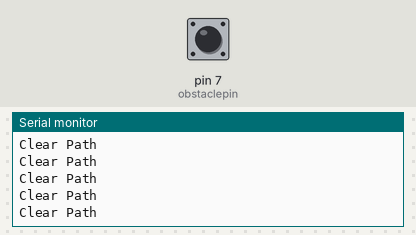
Recording of a sketch running on a simulated Arduino Uno, built with avr-gcc and run on an emulated ATmega328P. Parts: the last lines printed to the serial monitor. The test bench sets the inputs (shaded band); at power-on: pin 7 (obstaclepin) LOW.

Above: at 1.2 s.
1.3 s: pin 7 (obstaclepin) driven HIGH
At 2.2 s:
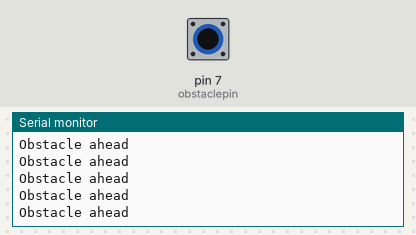
3.2 s: pin 7 (obstaclepin) driven LOW
At 4.0 s:
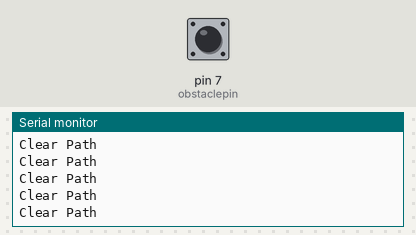
6.2 s: pin 7 (obstaclepin) driven HIGH
At 7.3 s:
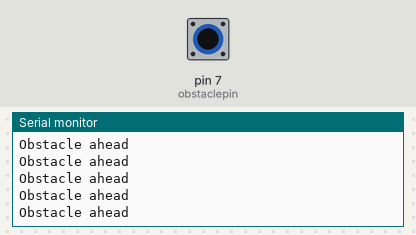
9.2 s: pin 7 (obstaclepin) driven LOW
At 9.9 s:
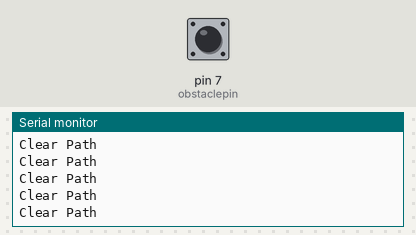
12.2 s: pin 7 (obstaclepin) driven HIGH
At 13.2 s:
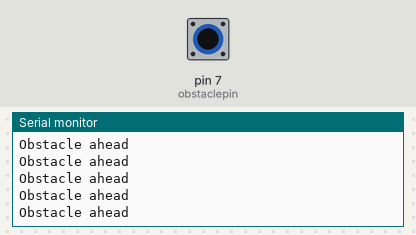

The sketch:

infrared_sensor.ino
```cpp
/*
 * This is a simple script for obstacle detection using IR sensor!!!
 * Any IR sensor will have three pins/connections VCC, GND and Output
 *
 * Connect the output with the digital 7 on the uno board.
 * Connect the GND and VCC to corresponding GND and VCC on the board.
 * Upload the code and open the serial monitor in the IDE to see the result.
 *
 * Author:KalariMonk
*/

//The out of the IR sensor is connected to the digital pin 7 of the Arduino Uno.

const int obstaclepin = 7;
int s = LOW;

void setup() {
  // put your setup code here, to run once:
  Serial.begin(9600);
  pinMode(obstaclepin,INPUT);
}

void loop() {
  // put your main code here, to run repeatedly:

  s = digitalRead(obstaclepin);
  if(s == HIGH){
    Serial.print("Obstacle ahead\n");
  }
  else{
    Serial.print("Clear Path\n");
  }

}
```

Measured:
- after the input at 1.3 s, the serial monitor: prints a new line after 0.07 s (image 1)
